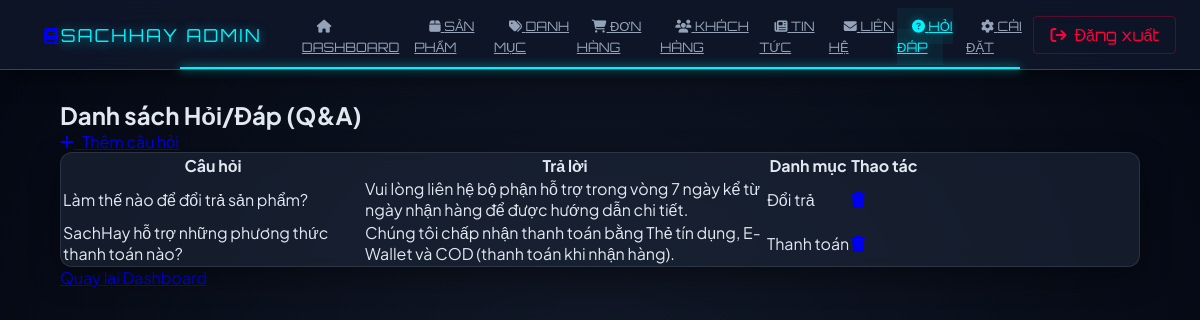
/admin/qa (signed in), run on the app's committed database.
### tables this page shows
CREATE TABLE `qa` (
  `id` int(11) NOT NULL,
  `question` varchar(255) NOT NULL,
  `answer` text NOT NULL,
  `category` varchar(100) DEFAULT NULL,
  `user_id` int(11) DEFAULT NULL COMMENT 'ID của người dùng đặt câu hỏi',
  `status` varchar(50) NOT NULL DEFAULT 'pending' COMMENT 'Trạng thái: pending, answered',
  `created_at` datetime DEFAULT current_timestamp()
);

### app/controllers/AdminController.php (called while the page is built, shortened)
<?php
class AdminController extends Controller {
    private $adminModel;
    public function __construct() {
        $this->adminModel = $this->model('Admin');
    }
    public function qa() {
        $data = [
            'title' => 'Quản lý Hỏi/Đáp',
            'page' => 'qa',
            'qaList' => $this->adminModel->getAllQA(),
            'contentFile' => APP_ROOT . '/views/admin/qa/index.php'
        ];
        $this->view('admin/admin', $data);
    }
}

### app/core/App.php (called while the page is built, shortened)
<?php
class App {
    protected $method = "index";
    public function __construct() {
        $url = $this->parseURL();
        if(isset($url[0]) && !empty($url[0])) {
            $controllerFile = APP_ROOT . '/controllers/' . ucfirst($url[0]) . 'Controller.php';
            if(file_exists($controllerFile)) {
                unset($url[0]);
            } else {
                $this->redirectToLanding();
                return;
            }
        }
        $this->controller = new $this->controller;
        if(isset($url[1]) && !empty($url[1])) {
            if(method_exists($this->controller, $url[1])) {
                $this->method = $url[1];
                unset($url[1]);
            } else {
                $this->redirectToLanding();
                return;
            }
        }
        $this->params = $url ? array_values($url) : [];
        call_user_func_array([$this->controller, $this->method], $this->params);
    }
    private function parseURL() {
        if(isset($_GET["url"])) {
            return explode('/', filter_var(rtrim($_GET['url'], '/'), FILTER_SANITIZE_URL));
        }
        return [];
    }
}

### public/index.php (called while the page is built, shortened)
<?php
$app = new App();

### app/core/DB.php (called while the page is built, shortened)
<?php
class DB
{
    public $con;
    public function __construct()
    {
        $this->host = DB_HOST;
        $this->username = DB_USER;
        $this->password = DB_PASS;
        $this->dbname = DB_NAME;
        $this->port = DB_PORT;
        try {
            $this->con = new PDO(
                "mysql:host={$this->host};port={$this->port};dbname={$this->dbname};charset=utf8mb4",
                $this->username,
                $this->password,
                [
                    PDO::ATTR_ERRMODE => PDO::ERRMODE_EXCEPTION,
                    PDO::ATTR_DEFAULT_FETCH_MODE => PDO::FETCH_ASSOC,
                    PDO::ATTR_EMULATE_PREPARES => false
                ]
            );
        } catch (PDOException $e) {
            die("Connection failed: " . $e->getMessage());
        }
    }
    public function query($sql, $params = [])
    {
        $stmt = $this->con->prepare($sql);
        $stmt->execute($params);
        return $stmt;
    }
    public function all($sql, $params = [])
    {
        $stmt = $this->query($sql, $params);
        return $stmt->fetchAll();
    }
}

### app/models/Admin.php (called while the page is built, shortened)
<?php
class Admin extends DB
{
    public function getAllQA()
    {
        return $this->all("SELECT * FROM qa ORDER BY id DESC");
    }
}

### app/views/admin/qa/index.php (the view)
<div class="page-header d-print-none mb-3">
    <div class="container-xl">
        <div class="row g-2 align-items-center">
            <div class="col">
                <h2 class="page-title">
                    Danh sách Hỏi/Đáp (Q&A)
                </h2>
            </div>
            <div class="col-auto ms-auto d-print-none">
                <div class="btn-list">
                    <a href="<?= BASE_URL ?>admin/createQa" class="btn btn-primary d-none d-sm-inline-block">
                        <i class="fa-solid fa-plus"></i> &nbsp;
                        Thêm câu hỏi
                    </a>
                </div>
            </div>
        </div>
    </div>
</div>
<div class="page-body">
    <div class="container-xl">
        <div class="card">
            <div class="table-responsive">
                <table class="table table-vcenter card-table table-striped">
                    <thead>
                        <tr>
                            <th>Câu hỏi</th>
                            <th>Trả lời</th>
                            <th>Danh mục</th>
                            <th class="w-1">Thao tác</th>
                        </tr>
                    </thead>
                    <tbody>
                        <?php if(!empty($qaList)): ?>
                            <?php foreach($qaList as $qa): ?>
                            <tr>
                                <td class="text-wrap" style="max-width: 300px;">
                                    <div class="font-weight-medium"><?= htmlspecialchars($qa['question']) ?></div>
                                </td>
                                <td class="text-muted text-wrap" style="max-width: 400px;">
                                    <?= htmlspecialchars($qa['answer']) ?>
                                </td>
                                <td>
                                    <span class="badge bg-blue-lt"><?= htmlspecialchars($qa['category']) ?></span>
                                </td>
                                <td>
                                    <a href="<?= BASE_URL ?>admin/deleteQa?id=<?= $qa['id'] ?>"
                                       class="btn btn-danger btn-sm btn-icon"
                                       onclick="return confirm('Bạn chắc chắn muốn xóa?')"
                                       title="Xóa">
                                       <i class="fa-solid fa-trash"></i>
                                    </a>
                                </td>
                            </tr>
                            <?php endforeach; ?>
                        <?php else: ?>
                            <tr>
                                <td colspan="4" class="text-center py-4">Chưa có dữ liệu nào.</td>
                            </tr>
                        <?php endif; ?>
                    </tbody>
                </table>
            </div>
        </div>
        <div class="mt-3">
             <a href="<?= BASE_URL ?>admin" class="btn btn-secondary">Quay lại Dashboard</a>
        </div>
    </div>
</div>

### app/views/admin/admin.php (style rules this page uses)
* { margin: 0; padding: 0; box-sizing: border-box; }
:root { --neon-cyan: #00f2ff; --neon-purple: #7000ff; --neon-red: #ff003c; --space-bg: #030712; --glass-bg: rgba(15, 23, 42, 0.9); --transition: all 0.3s ease; }
body { font-family: 'Plus Jakarta Sans', sans-serif; background-color: var(--space-bg); background-image: radial-gradient(circle at 50% 50%, #111827 0%, #030712 100%); color: #e2e8f0; display: flex; flex-direction: column; min-height: 100vh; }
.card, .admin-card { background: rgba(30, 41, 59, 0.6) !important; backdrop-filter: blur(10px); border: 1px solid rgba(255, 255, 255, 0.1) !important; border-radius: 12px !important; box-shadow: 0 10px 30px rgba(0, 0, 0, 0.4); }

### data on the page
qa: question "Làm thế nào để đổi trả sản phẩm?", answer "Vui lòng liên hệ bộ phận hỗ trợ trong vòng 7 ngày kể từ ngày nhận hàng để được hướng dẫn chi tiết.", category "Đổi trả"
qa: question "SachHay hỗ trợ những phương thức thanh toán nào?", answer "Chúng tôi chấp nhận thanh toán bằng Thẻ tín dụng, E-Wallet và COD (thanh toán khi nhận hàng).", category "Thanh toán"
